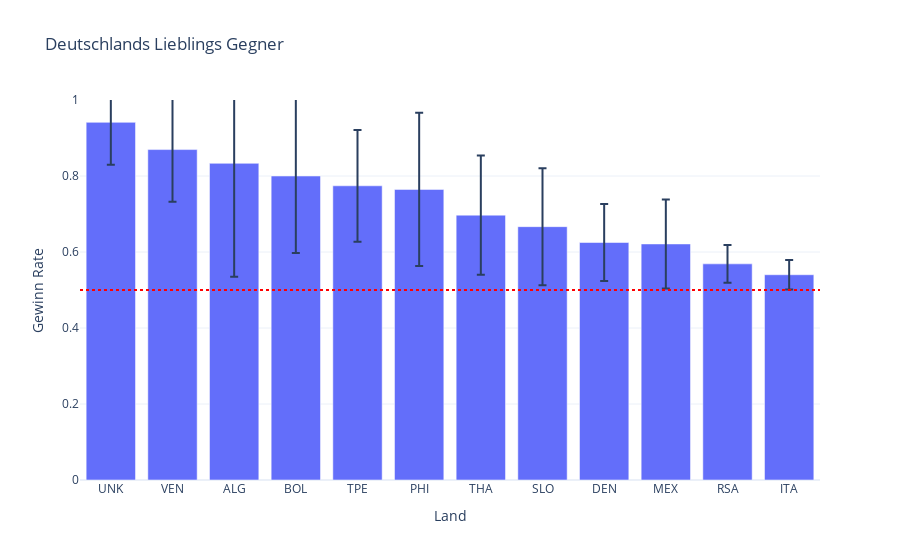

The code cell stored with this chart in its notebook:
### Code cell
loved_countries = germanys_wins.loc[germanys_wins["win_rate_lower"] > 0.5]
px.bar(loved_countries, x="loser_ioc", y="win_rate", title="Deutschlands Lieblings Gegner", range_y=[0, 1], labels={
    "loser_ioc": "Land",
    "win_rate": "Gewinn Rate"
}, error_y="win_rate_ci", template="plotly_white").add_hline(y=0.5, line_dash="dot", line_color="red")

### Figure 1 — Plotly figure (JSON) as saved in the notebook; plotly's stock layout.template omitted (floating-point values rounded to 4 significant figures)
{"data": [{"alignmentgroup": "True", "error_y": {"array": [0.1119, 0.1376, 0.2982, 0.2024, 0.1472, 0.2016, 0.1568, 0.154, 0.1012, 0.117, 0.04993, 0.03876]}, "hovertemplate": "Land=%{x}<br>Gewinn Rate=%{y}<extra></extra>", "legendgroup": "", "marker": {"color": "#636efa", "pattern": {"shape": ""}}, "name": "", "offsetgroup": "", "orientation": "v", "showlegend": false, "textposition": "auto", "x": ["UNK", "VEN", "ALG", "BOL", "TPE", "PHI", "THA", "SLO", "DEN", "MEX", "RSA", "ITA"], "xaxis": "x", "y": [0.9412, 0.8696, 0.8333, 0.8, 0.7742, 0.7647, 0.697, 0.6667, 0.625, 0.6212, 0.5688, 0.5402], "yaxis": "y", "type": "bar"}], "layout": {"xaxis": {"anchor": "y", "domain": [0.0, 1.0], "title": {"text": "Land"}}, "yaxis": {"anchor": "x", "domain": [0.0, 1.0], "title": {"text": "Gewinn Rate"}, "range": [0, 1]}, "legend": {"tracegroupgap": 0}, "title": {"text": "Deutschlands Lieblings Gegner"}, "barmode": "relative", "shapes": [{"line": {"color": "red", "dash": "dot"}, "type": "line", "x0": 0, "x1": 1, "xref": "x domain", "y0": 0.5, "y1": 0.5, "yref": "y"}]}}
